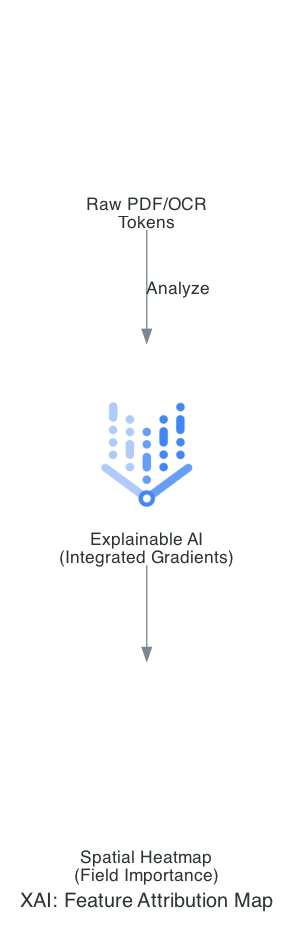

The script that drew this image:
from diagrams import Diagram, Edge
from diagrams.gcp.ml import VertexAI
from diagrams.generic.blank import Blank

graph_attr = {"pad": "0.1", "nodesep": "0.8", "ranksep": "1.0", "bgcolor": "transparent"}

with Diagram("XAI: Feature Attribution Map", show=False, filename="doc_xai_heatmap", direction="TB", graph_attr=graph_attr):
    doc_input = Blank("Raw PDF/OCR\nTokens")
    attribution = VertexAI("Explainable AI\n(Integrated Gradients)")
    heatmap = Blank("Spatial Heatmap\n(Field Importance)")

    doc_input >> Edge(label="Analyze") >> attribution >> heatmap
